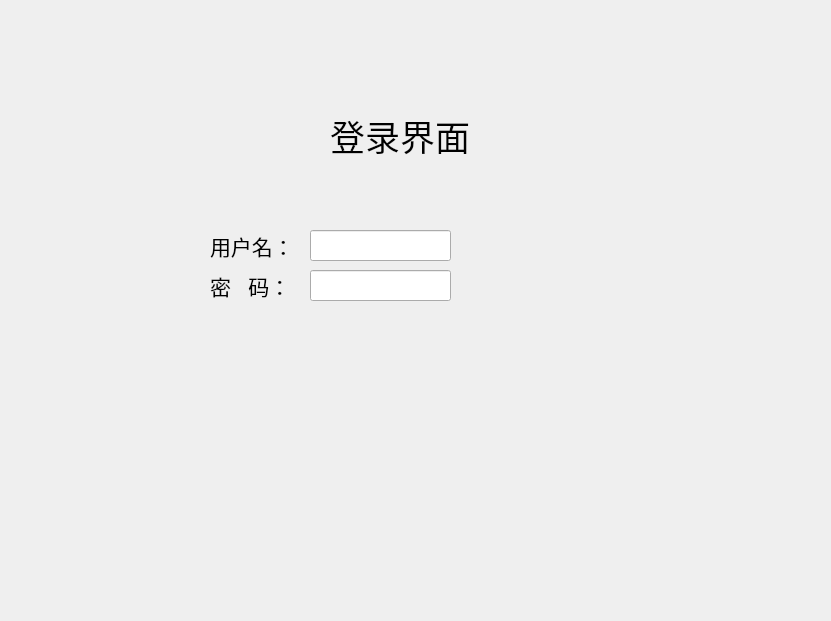
<?xml version="1.0" encoding="UTF-8"?>
<ui version="4.0">
 <class>TcpClient</class>
 <widget class="QWidget" name="TcpClient">
  <property name="geometry">
   <rect>
    <x>0</x>
    <y>0</y>
    <width>831</width>
    <height>621</height>
   </rect>
  </property>
  <property name="windowTitle">
   <string>TcpClient</string>
  </property>
  <widget class="QLabel" name="label">
   <property name="geometry">
    <rect>
     <x>330</x>
     <y>110</y>
     <width>140</width>
     <height>45</height>
    </rect>
   </property>
   <property name="font">
    <font>
     <pointsize>26</pointsize>
    </font>
   </property>
   <property name="text">
    <string>登录界面</string>
   </property>
   <property name="alignment">
    <set>Qt::AlignHCenter|Qt::AlignTop</set>
   </property>
  </widget>
  <widget class="QLabel" name="label_2">
   <property name="geometry">
    <rect>
     <x>210</x>
     <y>220</y>
     <width>81</width>
     <height>51</height>
    </rect>
   </property>
   <property name="maximumSize">
    <size>
     <width>200</width>
     <height>200</height>
    </size>
   </property>
   <property name="font">
    <font>
     <pointsize>16</pointsize>
    </font>
   </property>
   <property name="text">
    <string>用户名：</string>
   </property>
  </widget>
  <widget class="QLabel" name="label_3">
   <property name="geometry">
    <rect>
     <x>210</x>
     <y>260</y>
     <width>81</width>
     <height>51</height>
    </rect>
   </property>
   <property name="maximumSize">
    <size>
     <width>200</width>
     <height>200</height>
    </size>
   </property>
   <property name="font">
    <font>
     <pointsize>16</pointsize>
    </font>
   </property>
   <property name="text">
    <string>密   码：</string>
   </property>
  </widget>
  <widget class="QLineEdit" name="lineEdit">
   <property name="geometry">
    <rect>
     <x>310</x>
     <y>230</y>
     <width>141</width>
     <height>31</height>
    </rect>
   </property>
   <property name="alignment">
    <set>Qt::AlignCenter</set>
   </property>
  </widget>
  <widget class="QLineEdit" name="usernameEdit">
   <property name="geometry">
    <rect>
     <x>310</x>
     <y>270</y>
     <width>141</width>
     <height>31</height>
    </rect>
   </property>
  </widget>
 </widget>
 <resources/>
 <connections/>
</ui>
